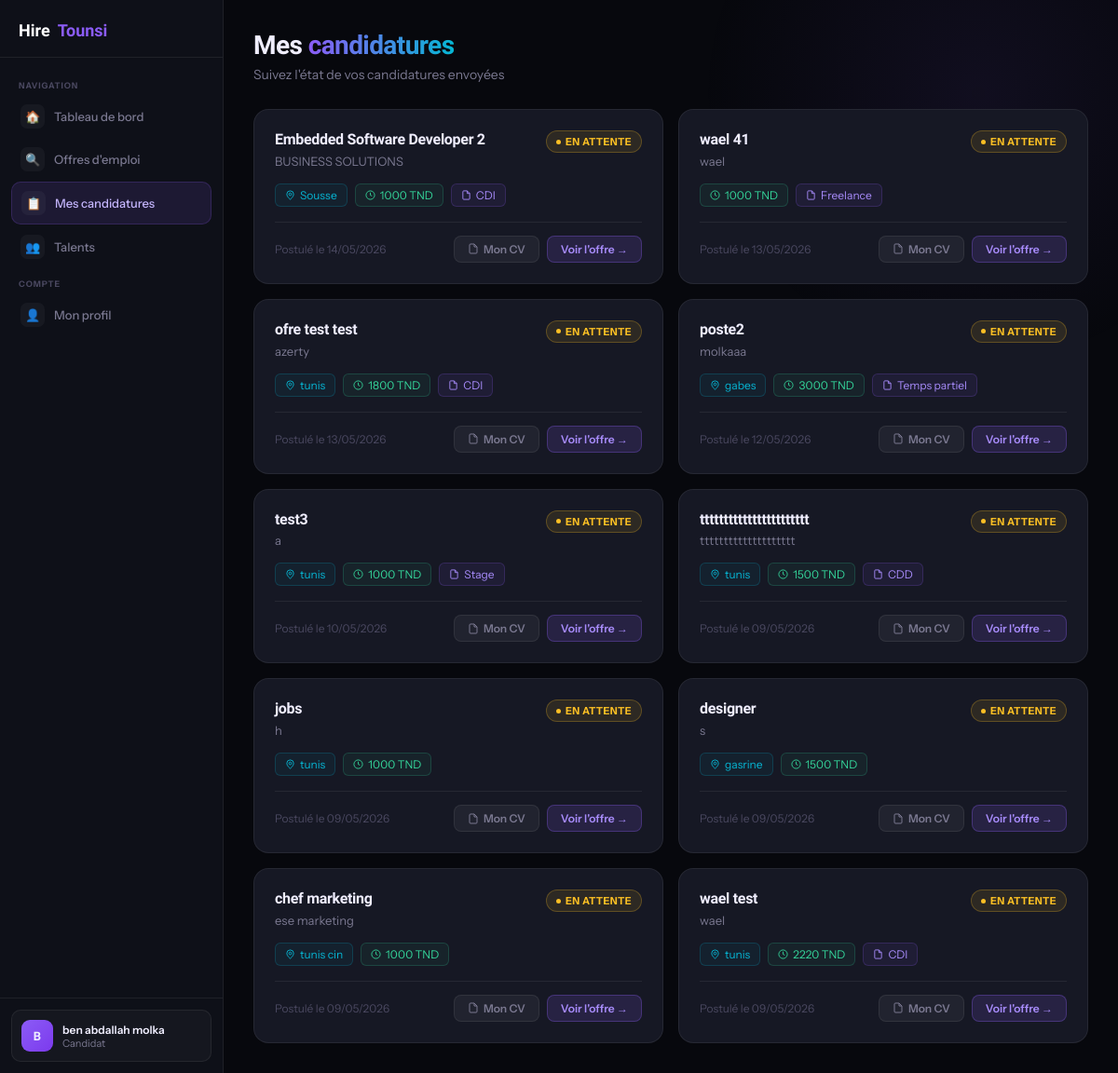
The page /mes_candidatures.php (signed in) on the database as committed earlier.
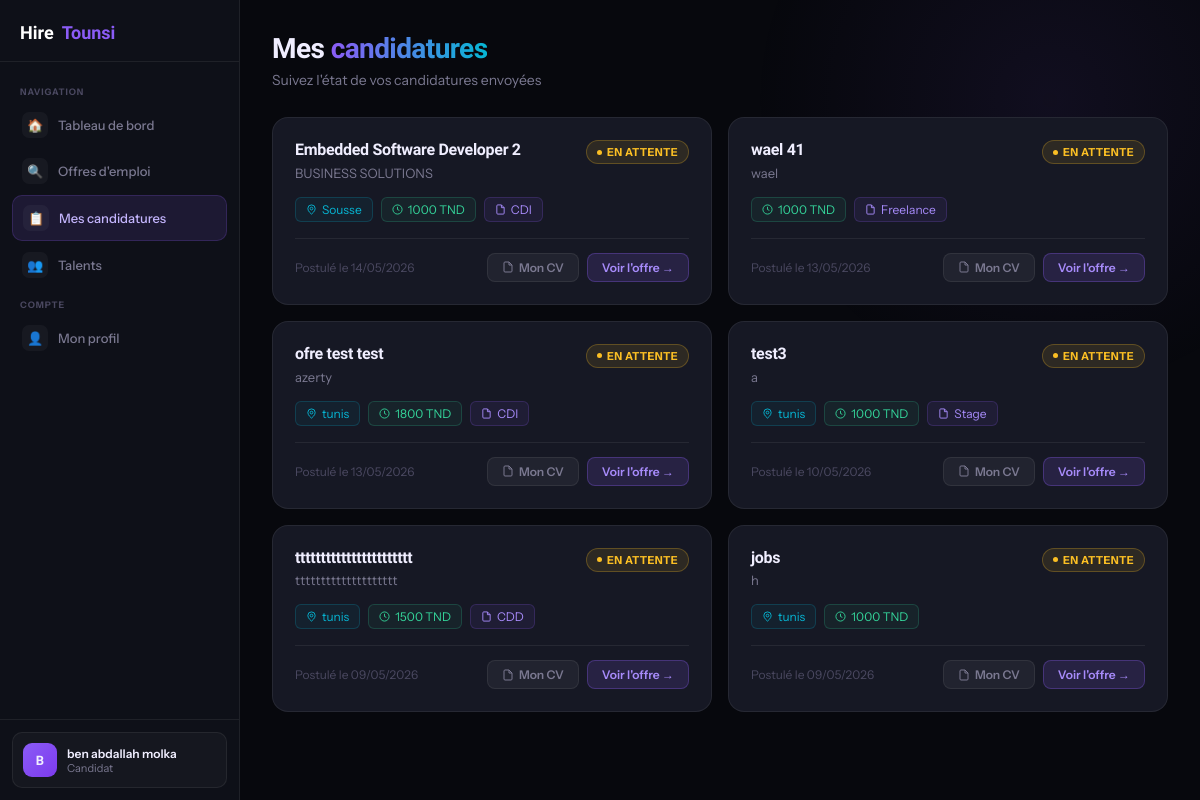
The same page on the database as committed later.
### tables this page shows
CREATE TABLE `users` (
  `id` int(11) NOT NULL,
  `name` varchar(100) NOT NULL,
  `email` varchar(150) NOT NULL,
  `password` varchar(255) NOT NULL,
  `created_at` timestamp NOT NULL DEFAULT current_timestamp(),
  `phone` varchar(20) DEFAULT NULL,
  `bio` text DEFAULT NULL,
  `skills` text DEFAULT NULL,
  `cv_path` varchar(255) DEFAULT NULL,
  `avatar_path` varchar(255) DEFAULT NULL,
  `job_title` varchar(100) DEFAULT NULL,
  `role` enum('candidat','recruteur','both','admin') DEFAULT 'candidat',
  `is_recruiter` tinyint(1) DEFAULT 0,
  `profile_photo` varchar(255) DEFAULT NULL,
  `cv` varchar(255) DEFAULT NULL,
  `last_active` timestamp NULL DEFAULT NULL
);

CREATE TABLE `applications` (
  `id` int(11) NOT NULL,
  `user_id` int(11) NOT NULL,
  `job_id` int(11) NOT NULL,
  `cv` varchar(255) DEFAULT NULL,
  `cover_letter` text DEFAULT NULL,
  `has_experience` tinyint(1) DEFAULT 0,
  `experience_years` varchar(20) DEFAULT NULL,
  `availability` varchar(100) DEFAULT NULL,
  `status` varchar(20) DEFAULT 'pending',
  `created_at` timestamp NOT NULL DEFAULT current_timestamp()
);

CREATE TABLE `jobs` (
  `id` int(11) NOT NULL,
  `title` varchar(255) DEFAULT NULL,
  `company` varchar(255) DEFAULT NULL,
  `salary` varchar(100) DEFAULT NULL,
  `salary_max` varchar(100) DEFAULT NULL,
  `city` varchar(100) DEFAULT NULL,
  `description` text DEFAULT NULL,
  `created_at` timestamp NOT NULL DEFAULT current_timestamp(),
  `status` varchar(20) DEFAULT 'pending',
  `user_id` int(11) DEFAULT NULL,
  `contract_type` varchar(50) DEFAULT NULL,
  `category` varchar(100) DEFAULT NULL,
  `experience_level` varchar(100) DEFAULT NULL,
  `recruiter_type` varchar(50) DEFAULT NULL,
  `external_apply` tinyint(1) DEFAULT 0,
  `external_url` text DEFAULT NULL,
  `questions` longtext DEFAULT NULL,
  `company_id` int(11) DEFAULT NULL
);

### mes_candidatures.php (the view, shortened to what this page needs)
<?php
include "config.php";
$userId = $_SESSION["user_id"];
$stmt = $pdo->prepare("
    SELECT
        applications.*,
        jobs.title,
        jobs.company,
        jobs.city,
        jobs.contract_type,
        jobs.salary
    FROM applications
    INNER JOIN jobs ON applications.job_id = jobs.id
    WHERE applications.user_id = ?
    ORDER BY applications.created_at DESC
");
$stmt->execute([$userId]);
$applications = $stmt->fetchAll(PDO::FETCH_ASSOC);
$stmtUser = $pdo->prepare("SELECT * FROM users WHERE id = ?");
$stmtUser->execute([$userId]);
$userData = $stmtUser->fetch();
$userName = htmlspecialchars($userData["name"] ?? 'Utilisateur');
$initials = strtoupper(substr($userName, 0, 1));
?>
<!DOCTYPE html>
<html lang="fr">
<head>
</head>
<body>
<aside class="sidebar">
  <a href="index.html" class="sidebar-logo">Hire<em>Tounsi</em></a>
  <nav class="sidebar-nav">
    <span class="nav-sep">Navigation</span>
    <a href="dashboard.php" class="nav-item">
      <span class="nav-icon">🏠</span> Tableau de bord
    </a>
    <a href="jobs.php" class="nav-item">
      <span class="nav-icon">🔍</span> Offres d'emploi
    </a>
    <a href="mes_candidatures.php" class="nav-item active">
      <span class="nav-icon">📋</span> Mes candidatures
    </a>
    <a href="talents.php" class="nav-item">
      <span class="nav-icon">👥</span> Talents
    </a>
    <span class="nav-sep">Compte</span>
    <a href="profile.php" class="nav-item">
      <span class="nav-icon">👤</span> Mon profil
    </a>
  </nav>
  <div class="sidebar-bottom">
    <div class="user-pill">
      <div class="avatar-sm"><?= $initials ?></div>
      <div class="user-pill-info">
        <div class="upn"><?= $userName ?></div>
        <div class="upr">Candidat</div>
      </div>
    </div>
  </div>
</aside>
<main class="main">
  <div class="page-header">
    <h1>Mes <span>candidatures</span></h1>
    <p>Suivez l'état de vos candidatures envoyées</p>
  </div>
  <div class="grid">
    <?php if (count($applications) > 0): ?>
      <?php foreach($applications as $app):
        $status = $app['status'] ?? 'pending';
        $statusClass = match($status) {
            'pending' => 'status-pending',
            'reviewed', 'seen' => 'status-reviewed',
            'accepted', 'approved' => 'status-accepted',
            'rejected' => 'status-rejected',
            default => 'status-pending'
        };
        $statusLabel = match($status) {
            'pending' => 'En attente',
            'reviewed', 'seen' => 'Vue',
            'accepted', 'approved' => 'Acceptée',
            'rejected' => 'Refusée',
            default => 'En attente'
        };
      ?>
      <div class="card">
        <div class="card-header">
          <div>
            <div class="card-title"><?= htmlspecialchars($app["title"]) ?></div>
            <div class="card-company"><?= htmlspecialchars($app["company"]) ?></div>
          </div>
          <span class="status-badge <?= $statusClass ?>">
            <span class="status-dot"></span><?= $statusLabel ?>
          </span>
        </div>
        <div class="card-meta">
          <?php if (!empty($app['city'])): ?>
          <span class="chip location">
            <svg width="11" height="11" viewBox="0 0 24 24" fill="none" stroke="currentColor" stroke-width="2">
              <path d="M20 10c0 6-8 12-8 12s-8-6-8-12a8 8 0 0 1 16 0Z"/><circle cx="12" cy="10" r="3"/>
            </svg>
            <?= htmlspecialchars($app["city"]) ?>
          </span>
          <?php endif; ?>
          <?php if (!empty($app['salary'])): ?>
          <span class="chip salary">
            <svg width="11" height="11" viewBox="0 0 24 24" fill="none" stroke="currentColor" stroke-width="2">
              <circle cx="12" cy="12" r="10"/><path d="M12 6v6l4 2"/>
            </svg>
            <?= htmlspecialchars($app["salary"]) ?> TND
          </span>
          <?php endif; ?>
          <?php if (!empty($app['contract_type'])): ?>
          <span class="chip contract">
            <svg width="11" height="11" viewBox="0 0 24 24" fill="none" stroke="currentColor" stroke-width="2">
              <path d="M14 2H6a2 2 0 0 0-2 2v16a2 2 0 0 0 2 2h12a2 2 0 0 0 2-2V8z"/><polyline points="14 2 14 8 20 8"/>
            </svg>
            <?= htmlspecialchars($app["contract_type"]) ?>
          </span>
          <?php endif; ?>
        </div>
        <div class="card-footer">
          <span class="card-date">
            Postulé le <?= date("d/m/Y", strtotime($app["created_at"])) ?>
          </span>
          <div style="display:flex;gap:8px;">
            <a href="uploads/<?= htmlspecialchars($app["cv"]) ?>" target="_blank" class="btn-view-cv">
              <svg width="12" height="12" viewBox="0 0 24 24" fill="none" stroke="currentColor" stroke-width="2">
                <path d="M14 2H6a2 2 0 0 0-2 2v16a2 2 0 0 0 2 2h12a2 2 0 0 0 2-2V8z"/><polyline points="14 2 14 8 20 8"/>
              </svg>
              Mon CV
            </a>
            <a href="jobs.php" class="btn-view">Voir l'offre →</a>
          </div>
        </div>
      </div>
      <?php endforeach; ?>
    <?php endif; ?>
  </div>
</main>
</body>
</html>

Rows that differ between the two databases and show on the page:
removed applications: job.title "poste2", job.company "molkaaa", status "EN ATTENTE", job.city "gabes", job.salary "3000", job.contract_type "Temps partiel", created_at "12/05/2026"
removed applications: job.title "designer", job.company "s", status "EN ATTENTE", job.city "gasrine", job.salary "1500", created_at "09/05/2026"
removed applications: job.title "chef marketing", job.company "ese marketing", status "EN ATTENTE", job.city "tunis cin", job.salary "1000", created_at "09/05/2026"
removed applications: job.title "wael test", job.company "wael", status "EN ATTENTE", job.city "tunis", job.salary "2220", job.contract_type "CDI", created_at "09/05/2026"
